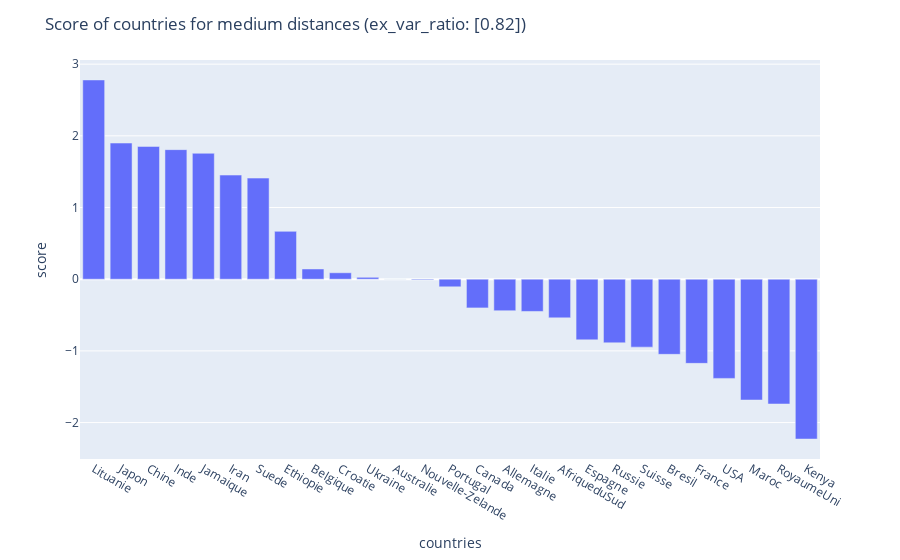

Notebook source saved alongside this figure:
### Code cell
# plot scores for short distances
import plotly.express as px

fig = px.bar(
    score_medium,
    y=0
)

fig.update_layout(
    title=f"Score of countries for medium distances (ex_var_ratio: {explained_var_ratio.round(2)})",
    yaxis_title="score", 
    xaxis_title="countries"
)
fig.show()

### Figure 1 — Plotly figure (JSON) as saved in the notebook; plotly's stock layout.template omitted (floating-point values rounded to 4 significant figures)
{"data": [{"alignmentgroup": "True", "hovertemplate": "index=%{x}<br>0=%{y}<extra></extra>", "legendgroup": "", "marker": {"color": "#636efa"}, "name": "", "offsetgroup": "", "orientation": "v", "showlegend": false, "textposition": "auto", "type": "bar", "x": ["Lituanie", "Japon", "Chine", "Inde", "Jamaique", "Iran", "Suede", "Ethiopie", "Belgique", "Croatie", "Ukraine", "Australie", "Nouvelle-Zelande", "Portugal", "Canada", "Allemagne", "Italie", "AfriqueduSud", "Espagne", "Russie", "Suisse", "Bresil", "France", "USA", "Maroc", "RoyaumeUni", "Kenya"], "xaxis": "x", "y": [2.78, 1.9, 1.852, 1.807, 1.757, 1.453, 1.411, 0.6676, 0.1428, 0.08973, 0.02666, -0.0003836, -0.009946, -0.1056, -0.4006, -0.4397, -0.4495, -0.5383, -0.846, -0.8869, -0.9474, -1.048, -1.174, -1.384, -1.685, -1.741, -2.23], "yaxis": "y"}], "layout": {"barmode": "relative", "legend": {"tracegroupgap": 0}, "margin": {"t": 60}, "title": {"text": "Score of countries for medium distances (ex_var_ratio: [0.82])"}, "xaxis": {"anchor": "y", "domain": [0, 1], "title": {"text": "countries"}}, "yaxis": {"anchor": "x", "domain": [0, 1], "title": {"text": "score"}}}}
